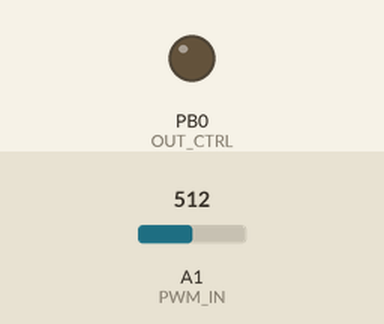
Bench run of a sketch on a simulated ATtiny85, built with avr-gcc and run on an emulated ATtiny85. Parts: output pins drawn as LEDs (lit = HIGH). Inputs (shaded band) come from the test bench; at power-on: A1 (PWM_IN) = 512. Sleep ends after the set time or at an interrupt.

Above: at 1.2 s.
1.3 s: A1 (PWM_IN) set to 503
At 3.1 s:
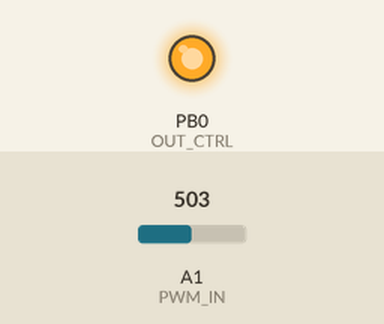
3.5 s: A1 (PWM_IN) set to 538
5.3 s: A1 (PWM_IN) set to 558
At 7.0 s:
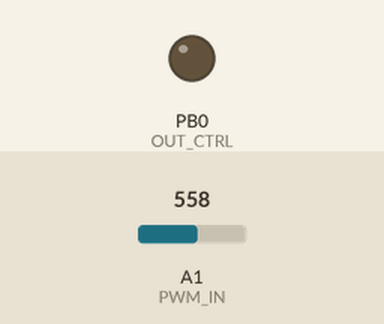
7.6 s: A1 (PWM_IN) set to 511
At 9.3 s:
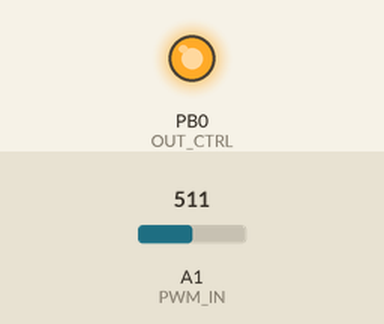
Timing chart, 0 to 10.7 s (numbered marks = the images above; inputs shaded):
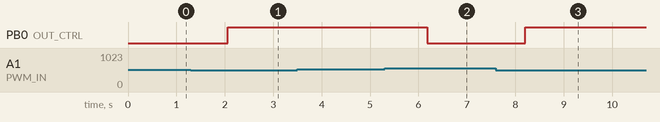

The sketch:

PWM_Window_ATtiny85_V1_7_5.ino
```cpp
/*
 * ═══════════════════════════════════════════════════════════════
 * CIRCUIT PWM µC V1.7.5 - ATtiny85
 * ═══════════════════════════════════════════════════════════════
 *
 * Changements vs 1.7.4:
 *   - ADC DÉSACTIVÉ PENDANT SLEEP : Économie ~260µA (datasheet p.151)
 *   - Sauvegarde/restauration ADCSRA dans enterSleepAtomic()
 *
 * Changements vs 1.7.3:
 *   - volatile outputState : Barrière mémoire explicite (défensif)
 *   - cli() avant SREG restore : Atomicité complète (défensif)
 *   - Documentation BOD : Explication choix fuses
 *   - #include <Arduino.h> : Compatibilité PlatformIO/CLI
 *   - #warning F_CPU : Avertissement si != 8MHz
 *
 * Historique:
 *   V1.7.5: Désactivation ADC pendant sleep (économie 260µA)
 *   V1.7.4: volatile, cli() atomique, doc BOD, Arduino.h (hardening final)
 *   V1.7.3: Corrections mineures audit (DIDR0, pinMode, edge cases)
 *   V1.7.2: SREG restore (programmation défensive)
 *   V1.7.1: Réveil périodique VCC, auto-recovery cold-crank
 *   V1.7.0: Sleep atomique, VCC monitoring robuste, correction WDT
 *   V1.6.3: Hystérésis symétrique ±520mV
 *
 * ═══════════════════════════════════════════════════════════════
 */

#include <Arduino.h>
#include <avr/sleep.h>
#include <avr/wdt.h>
#include <avr/io.h>
#include <util/delay.h>

#if defined(F_CPU) && F_CPU != 8000000UL
  #warning "F_CPU != 8MHz: Vérifier prescaler ADC et timings. Code optimisé pour 8MHz."
#endif

#ifndef F_CPU
  #warning "F_CPU non défini: Utilisation prescaler ADC conservateur (128)."
#endif

#define FW_VERSION   "1.7.5"
#define FW_DATE      "2025-12-05"
#define FW_AUTHOR    "mmmprod"
#define HW_REVISION  "V1.11"

#define PWM_IN      A1
#define OUT_CTRL    0

#define MUX_BANDGAP     0b1100
#define VBG_MV          1100

#define SEUIL_BAS   219
#define SEUIL_HAUT  531
#define HYSTERESIS  20

#define SEUIL_BAS_ON      (SEUIL_BAS + HYSTERESIS)
#define SEUIL_BAS_LIMITE  (SEUIL_BAS - HYSTERESIS)
#define SEUIL_HAUT_LIMITE (SEUIL_HAUT - HYSTERESIS)
#define SEUIL_HAUT_ON     (SEUIL_HAUT + HYSTERESIS)

#define NB_SAMPLES_ACTIF  8
#define NB_SAMPLES_VEILLE 3
#define DELAY_SAMPLE      5

#define VCC_MIN_MV       4500
#define VCC_RECOVERY_MV  4700

volatile bool outputState = false;

ISR(WDT_vect) {
}

void configureWDT() {
  cli();
  MCUSR &= ~(1 << WDRF);
  WDTCR = (1 << WDCE) | (1 << WDE);
  WDTCR = (1 << WDIE) | (1 << WDP2) | (1 << WDP1);
  sei();
}

uint16_t readVCCmV() {
  uint8_t admux_save = ADMUX;
  uint8_t adcsra_save = ADCSRA;
  bool adc_was_off = !(adcsra_save & (1 << ADEN));

  if (adc_was_off) {
    uint8_t prescaler_bits = 0;
    #if defined(F_CPU)
      #if F_CPU >= 8000000UL
        prescaler_bits = (1<<ADPS2)|(1<<ADPS1)|(1<<ADPS0);
      #elif F_CPU >= 4000000UL
        prescaler_bits = (1<<ADPS2)|(1<<ADPS1);
      #elif F_CPU >= 2000000UL
        prescaler_bits = (1<<ADPS2)|(1<<ADPS0);
      #elif F_CPU >= 1000000UL
        prescaler_bits = (1<<ADPS1)|(1<<ADPS0);
      #elif F_CPU >= 400000UL
        prescaler_bits = (1<<ADPS1);
      #else
        prescaler_bits = (1<<ADPS0);
      #endif
    #else
      prescaler_bits = (1<<ADPS2)|(1<<ADPS1)|(1<<ADPS0);
    #endif

    const uint8_t ADPS_MASK = (1<<ADPS2) | (1<<ADPS1) | (1<<ADPS0);
    ADCSRA = (adcsra_save & ~ADPS_MASK) | prescaler_bits | (1 << ADEN);
    _delay_ms(1);
  }

  ADMUX = (0 << REFS0) | MUX_BANDGAP;
  _delay_ms(2);

  ADCSRA |= (1 << ADSC);
  while (ADCSRA & (1 << ADSC));

  uint16_t adc = ADC;

  ADMUX = admux_save;
  ADCSRA = adcsra_save;

  if (adc == 0) {
    return 0;
  }

  return (uint16_t)((VBG_MV * 1023UL) / adc);
}

uint16_t readADC() {
  return analogRead(PWM_IN);
}

uint16_t readFilteredADC(uint8_t numSamples) {
  if (numSamples == 0) {
    return readADC();
  }

  uint32_t sum = 0;
  uint16_t minVal = 1023;
  uint16_t maxVal = 0;

  for (uint8_t i = 0; i < numSamples; i++) {
    uint16_t val = readADC();
    sum += val;

    if (val < minVal) minVal = val;
    if (val > maxVal) maxVal = val;

    if (i < numSamples - 1) {
      delay(DELAY_SAMPLE);
    }
  }

  if (numSamples >= 3) {
    return (uint16_t)((sum - minVal - maxVal) / (numSamples - 2));
  }
  else {
    return (uint16_t)(sum / numSamples);
  }
}

void updateOutputState(uint16_t adcValue) {
  if (!outputState) {
    if (adcValue >= SEUIL_BAS_ON && adcValue <= SEUIL_HAUT_LIMITE) {
      outputState = true;
      digitalWrite(OUT_CTRL, HIGH);
    }
  }
  else {
    if (adcValue < SEUIL_BAS_LIMITE || adcValue > SEUIL_HAUT_ON) {
      outputState = false;
      digitalWrite(OUT_CTRL, LOW);
    }
  }
}

void enterSleepAtomic() {
  uint8_t sreg_save = SREG;
  uint8_t adcsra_save = ADCSRA;

  cli();
  ADCSRA &= ~(1 << ADEN);
  set_sleep_mode(SLEEP_MODE_PWR_DOWN);
  sleep_enable();
  sei();
  sleep_cpu();
  sleep_disable();
  cli();
  ADCSRA = adcsra_save;
  SREG = sreg_save;
}

void setup() {
  pinMode(OUT_CTRL, OUTPUT);
  digitalWrite(OUT_CTRL, LOW);

  pinMode(PWM_IN, INPUT);

  analogReference(DEFAULT);
  DIDR0 |= (1 << ADC1D);

  configureWDT();

  uint16_t vcc = readVCCmV();

  if (vcc != 0 && vcc < VCC_MIN_MV) {
    delay(100);
    vcc = readVCCmV();

    if (vcc != 0 && vcc < VCC_MIN_MV) {
      digitalWrite(OUT_CTRL, LOW);

      while (1) {
        enterSleepAtomic();

        vcc = readVCCmV();

        if (vcc == 0 || vcc < VCC_RECOVERY_MV) {
          continue;
        }

        break;
      }
    }
  }

  delay(50);
}

void loop() {
  uint8_t samples = outputState ? NB_SAMPLES_ACTIF : NB_SAMPLES_VEILLE;
  uint16_t adc = readFilteredADC(samples);

  updateOutputState(adc);

  enterSleepAtomic();
}
```

Measured:
- the behaviour switches between 512 and 511 on A1 (PWM_IN) (found by bisection; images 0 and 1)
- the behaviour switches between 551 and 552 on A1 (PWM_IN) (found by bisection; images 1 and 2)
- after the input at 1.3 s, PB0 (OUT_CTRL): LOW → HIGH after 0.76 s
- after the input at 3.5 s, every drawn part: stays the same
- after the input at 5.3 s, PB0 (OUT_CTRL): HIGH → LOW after 0.88 s
- after the input at 7.6 s, PB0 (OUT_CTRL): LOW → HIGH after 0.60 s
